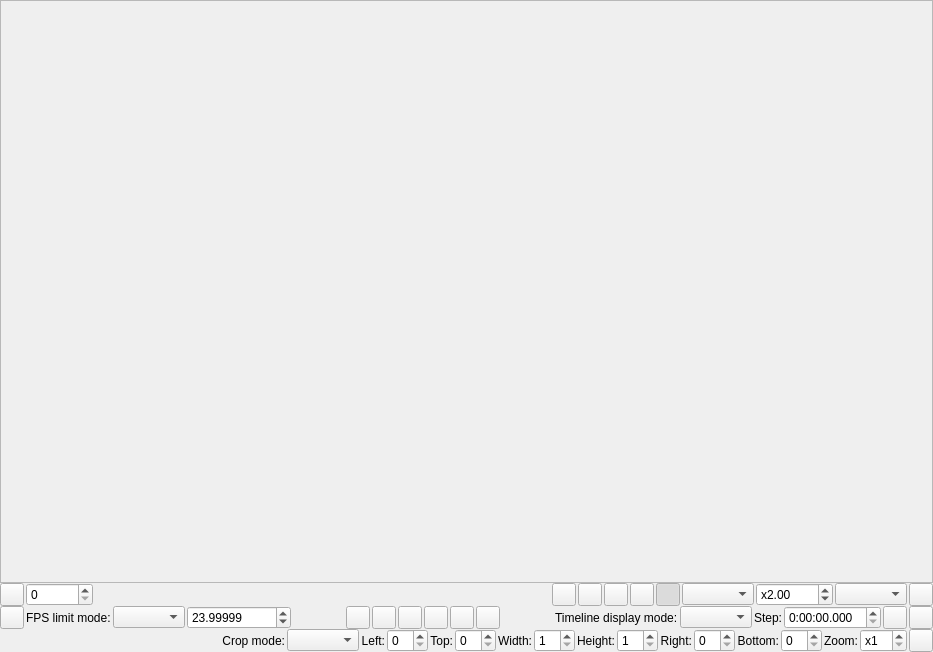
<?xml version="1.0" encoding="UTF-8"?>
<ui version="4.0">
 <class>PreviewDialog</class>
 <widget class="QDialog" name="PreviewDialog">
  <property name="geometry">
   <rect>
    <x>0</x>
    <y>0</y>
    <width>933</width>
    <height>652</height>
   </rect>
  </property>
  <property name="windowTitle">
   <string>Dialog</string>
  </property>
  <layout class="QVBoxLayout" name="mainLayout">
   <property name="spacing">
    <number>0</number>
   </property>
   <property name="leftMargin">
    <number>0</number>
   </property>
   <property name="topMargin">
    <number>0</number>
   </property>
   <property name="rightMargin">
    <number>0</number>
   </property>
   <property name="bottomMargin">
    <number>0</number>
   </property>
   <item>
    <widget class="PreviewArea" name="previewArea">
     <property name="widgetResizable">
      <bool>true</bool>
     </property>
     <property name="alignment">
      <set>Qt::AlignLeading|Qt::AlignLeft|Qt::AlignTop</set>
     </property>
    </widget>
   </item>
   <item>
    <widget class="QWidget" name="toolBar" native="true">
     <property name="sizePolicy">
      <sizepolicy hsizetype="Expanding" vsizetype="Fixed">
       <horstretch>0</horstretch>
       <verstretch>0</verstretch>
      </sizepolicy>
     </property>
     <layout class="QHBoxLayout" name="horizontalLayout">
      <property name="spacing">
       <number>2</number>
      </property>
      <property name="leftMargin">
       <number>0</number>
      </property>
      <property name="topMargin">
       <number>0</number>
      </property>
      <property name="rightMargin">
       <number>0</number>
      </property>
      <property name="bottomMargin">
       <number>0</number>
      </property>
      <item>
       <widget class="QToolButton" name="timeLineCheckButton">
        <property name="toolTip">
         <string>Timeline</string>
        </property>
        <property name="checkable">
         <bool>true</bool>
        </property>
       </widget>
      </item>
      <item>
       <widget class="QSpinBox" name="frameNumberSpinBox">
        <property name="sizePolicy">
         <sizepolicy hsizetype="Minimum" vsizetype="Fixed">
          <horstretch>0</horstretch>
          <verstretch>0</verstretch>
         </sizepolicy>
        </property>
        <property name="keyboardTracking">
         <bool>false</bool>
        </property>
        <property name="maximum">
         <number>999999999</number>
        </property>
       </widget>
      </item>
      <item>
       <widget class="QLabel" name="frameStatusLabel">
        <property name="minimumSize">
         <size>
          <width>16</width>
          <height>0</height>
         </size>
        </property>
        <property name="text">
         <string/>
        </property>
       </widget>
      </item>
      <item>
       <widget class="TimeLineSlider" name="frameNumberSlider" native="true">
        <property name="sizePolicy">
         <sizepolicy hsizetype="Expanding" vsizetype="Preferred">
          <horstretch>0</horstretch>
          <verstretch>0</verstretch>
         </sizepolicy>
        </property>
       </widget>
      </item>
      <item>
       <widget class="QToolButton" name="frameToClipboardButton">
        <property name="toolTip">
         <string>Copy frame to clipboard</string>
        </property>
       </widget>
      </item>
      <item>
       <widget class="QToolButton" name="saveSnapshotButton">
        <property name="toolTip">
         <string>Save snapshot</string>
        </property>
       </widget>
      </item>
      <item>
       <widget class="QToolButton" name="advancedSettingsButton">
        <property name="toolTip">
         <string>Preview Advanced Settings</string>
        </property>
       </widget>
      </item>
      <item>
       <widget class="QToolButton" name="cropCheckButton">
        <property name="toolTip">
         <string>Crop assistant</string>
        </property>
        <property name="checkable">
         <bool>true</bool>
        </property>
       </widget>
      </item>
      <item>
       <widget class="QToolButton" name="zoomCheckButton">
        <property name="toolTip">
         <string>Zoom</string>
        </property>
        <property name="checkable">
         <bool>true</bool>
        </property>
        <property name="checked">
         <bool>true</bool>
        </property>
       </widget>
      </item>
      <item>
       <widget class="QWidget" name="zoomPanel" native="true">
        <layout class="QHBoxLayout" name="horizontalLayout_2">
         <property name="spacing">
          <number>2</number>
         </property>
         <property name="leftMargin">
          <number>0</number>
         </property>
         <property name="topMargin">
          <number>0</number>
         </property>
         <property name="rightMargin">
          <number>0</number>
         </property>
         <property name="bottomMargin">
          <number>0</number>
         </property>
         <item>
          <widget class="QComboBox" name="zoomModeComboBox">
           <property name="sizePolicy">
            <sizepolicy hsizetype="Minimum" vsizetype="Fixed">
             <horstretch>0</horstretch>
             <verstretch>0</verstretch>
            </sizepolicy>
           </property>
          </widget>
         </item>
         <item>
          <widget class="QDoubleSpinBox" name="zoomRatioSpinBox">
           <property name="keyboardTracking">
            <bool>false</bool>
           </property>
           <property name="prefix">
            <string>x</string>
           </property>
           <property name="minimum">
            <double>0.010000000000000</double>
           </property>
           <property name="maximum">
            <double>1024.000000000000000</double>
           </property>
           <property name="value">
            <double>2.000000000000000</double>
           </property>
          </widget>
         </item>
         <item>
          <widget class="QComboBox" name="scaleModeComboBox"/>
         </item>
        </layout>
       </widget>
      </item>
      <item>
       <widget class="QToolButton" name="colorPickerButton">
        <property name="toolTip">
         <string>Color picker</string>
        </property>
        <property name="text">
         <string/>
        </property>
       </widget>
      </item>
     </layout>
     <zorder>colorPickerButton</zorder>
     <zorder>frameNumberSlider</zorder>
     <zorder>frameToClipboardButton</zorder>
     <zorder>saveSnapshotButton</zorder>
     <zorder>advancedSettingsButton</zorder>
     <zorder>cropCheckButton</zorder>
     <zorder>zoomCheckButton</zorder>
     <zorder>zoomPanel</zorder>
     <zorder>timeLineCheckButton</zorder>
     <zorder>frameNumberSpinBox</zorder>
     <zorder>frameStatusLabel</zorder>
    </widget>
   </item>
   <item>
    <widget class="QWidget" name="timeLinePanel" native="true">
     <layout class="QHBoxLayout" name="horizontalLayout_4" stretch="0,0,0,0,1,0,0,0,0,0,0,1,0,0,0,0,0,0">
      <property name="spacing">
       <number>2</number>
      </property>
      <property name="leftMargin">
       <number>0</number>
      </property>
      <property name="topMargin">
       <number>0</number>
      </property>
      <property name="rightMargin">
       <number>0</number>
      </property>
      <property name="bottomMargin">
       <number>0</number>
      </property>
      <item>
       <widget class="QToolButton" name="playButton">
        <property name="text">
         <string/>
        </property>
       </widget>
      </item>
      <item>
       <widget class="QLabel" name="label">
        <property name="text">
         <string>FPS limit mode:</string>
        </property>
       </widget>
      </item>
      <item>
       <widget class="QComboBox" name="playFpsLimitModeComboBox"/>
      </item>
      <item>
       <widget class="QDoubleSpinBox" name="playFpsLimitSpinBox">
        <property name="decimals">
         <number>5</number>
        </property>
        <property name="maximum">
         <double>100000.000000000000000</double>
        </property>
        <property name="value">
         <double>23.999990000000000</double>
        </property>
       </widget>
      </item>
      <item>
       <spacer name="horizontalSpacer_2">
        <property name="orientation">
         <enum>Qt::Horizontal</enum>
        </property>
        <property name="sizeHint" stdset="0">
         <size>
          <width>571</width>
          <height>20</height>
         </size>
        </property>
       </spacer>
      </item>
      <item>
       <widget class="QToolButton" name="goToPreviousBookmarkButton">
        <property name="text">
         <string/>
        </property>
       </widget>
      </item>
      <item>
       <widget class="QToolButton" name="bookmarkCurrentFrameButton"/>
      </item>
      <item>
       <widget class="QToolButton" name="unbookmarkCurrentFrameButton"/>
      </item>
      <item>
       <widget class="QToolButton" name="loadChaptersButton">
        <property name="text">
         <string/>
        </property>
       </widget>
      </item>
      <item>
       <widget class="QToolButton" name="clearBookmarksButton"/>
      </item>
      <item>
       <widget class="QToolButton" name="goToNextBookmarkButton"/>
      </item>
      <item>
       <spacer name="horizontalSpacer_3">
        <property name="orientation">
         <enum>Qt::Horizontal</enum>
        </property>
        <property name="sizeHint" stdset="0">
         <size>
          <width>40</width>
          <height>20</height>
         </size>
        </property>
       </spacer>
      </item>
      <item>
       <widget class="QLabel" name="timeLineModeLabel">
        <property name="text">
         <string>Timeline display mode:</string>
        </property>
        <property name="margin">
         <number>2</number>
        </property>
       </widget>
      </item>
      <item>
       <widget class="QComboBox" name="timeLineModeComboBox">
        <property name="sizePolicy">
         <sizepolicy hsizetype="Minimum" vsizetype="Fixed">
          <horstretch>0</horstretch>
          <verstretch>0</verstretch>
         </sizepolicy>
        </property>
       </widget>
      </item>
      <item>
       <widget class="QLabel" name="stepLabel">
        <property name="text">
         <string>Step:</string>
        </property>
        <property name="margin">
         <number>2</number>
        </property>
       </widget>
      </item>
      <item>
       <widget class="QTimeEdit" name="timeStepEdit">
        <property name="displayFormat">
         <string>H:mm:ss.zzz</string>
        </property>
       </widget>
      </item>
      <item>
       <widget class="QToolButton" name="timeStepBackButton">
        <property name="toolTip">
         <string>Step back</string>
        </property>
       </widget>
      </item>
      <item>
       <widget class="QToolButton" name="timeStepForwardButton">
        <property name="toolTip">
         <string>Step forward</string>
        </property>
       </widget>
      </item>
     </layout>
    </widget>
   </item>
   <item>
    <widget class="QWidget" name="cropPanel" native="true">
     <layout class="QHBoxLayout" name="horizontalLayout_3">
      <property name="spacing">
       <number>2</number>
      </property>
      <property name="leftMargin">
       <number>0</number>
      </property>
      <property name="topMargin">
       <number>0</number>
      </property>
      <property name="rightMargin">
       <number>0</number>
      </property>
      <property name="bottomMargin">
       <number>0</number>
      </property>
      <item>
       <spacer name="horizontalSpacer">
        <property name="orientation">
         <enum>Qt::Horizontal</enum>
        </property>
        <property name="sizeHint" stdset="0">
         <size>
          <width>40</width>
          <height>20</height>
         </size>
        </property>
       </spacer>
      </item>
      <item>
       <widget class="QLabel" name="cropModeLabel">
        <property name="sizePolicy">
         <sizepolicy hsizetype="Preferred" vsizetype="Preferred">
          <horstretch>0</horstretch>
          <verstretch>0</verstretch>
         </sizepolicy>
        </property>
        <property name="text">
         <string>Crop mode:</string>
        </property>
        <property name="alignment">
         <set>Qt::AlignRight|Qt::AlignTrailing|Qt::AlignVCenter</set>
        </property>
        <property name="margin">
         <number>4</number>
        </property>
       </widget>
      </item>
      <item>
       <widget class="QComboBox" name="cropModeComboBox"/>
      </item>
      <item>
       <widget class="QLabel" name="cropLeftLabel">
        <property name="sizePolicy">
         <sizepolicy hsizetype="Preferred" vsizetype="Preferred">
          <horstretch>0</horstretch>
          <verstretch>0</verstretch>
         </sizepolicy>
        </property>
        <property name="text">
         <string>Left:</string>
        </property>
        <property name="alignment">
         <set>Qt::AlignRight|Qt::AlignTrailing|Qt::AlignVCenter</set>
        </property>
        <property name="margin">
         <number>4</number>
        </property>
       </widget>
      </item>
      <item>
       <widget class="QSpinBox" name="cropLeftSpinBox">
        <property name="keyboardTracking">
         <bool>false</bool>
        </property>
       </widget>
      </item>
      <item>
       <widget class="QLabel" name="cropTopLabel">
        <property name="sizePolicy">
         <sizepolicy hsizetype="Preferred" vsizetype="Preferred">
          <horstretch>0</horstretch>
          <verstretch>0</verstretch>
         </sizepolicy>
        </property>
        <property name="text">
         <string>Top:</string>
        </property>
        <property name="alignment">
         <set>Qt::AlignRight|Qt::AlignTrailing|Qt::AlignVCenter</set>
        </property>
        <property name="margin">
         <number>4</number>
        </property>
       </widget>
      </item>
      <item>
       <widget class="QSpinBox" name="cropTopSpinBox">
        <property name="keyboardTracking">
         <bool>false</bool>
        </property>
       </widget>
      </item>
      <item>
       <widget class="QLabel" name="cropWidthLabel">
        <property name="sizePolicy">
         <sizepolicy hsizetype="Preferred" vsizetype="Preferred">
          <horstretch>0</horstretch>
          <verstretch>0</verstretch>
         </sizepolicy>
        </property>
        <property name="text">
         <string>Width:</string>
        </property>
        <property name="alignment">
         <set>Qt::AlignRight|Qt::AlignTrailing|Qt::AlignVCenter</set>
        </property>
        <property name="margin">
         <number>4</number>
        </property>
       </widget>
      </item>
      <item>
       <widget class="QSpinBox" name="cropWidthSpinBox">
        <property name="keyboardTracking">
         <bool>false</bool>
        </property>
        <property name="minimum">
         <number>1</number>
        </property>
       </widget>
      </item>
      <item>
       <widget class="QLabel" name="cropHeightLabel">
        <property name="sizePolicy">
         <sizepolicy hsizetype="Preferred" vsizetype="Preferred">
          <horstretch>0</horstretch>
          <verstretch>0</verstretch>
         </sizepolicy>
        </property>
        <property name="text">
         <string>Height:</string>
        </property>
        <property name="alignment">
         <set>Qt::AlignRight|Qt::AlignTrailing|Qt::AlignVCenter</set>
        </property>
        <property name="margin">
         <number>4</number>
        </property>
       </widget>
      </item>
      <item>
       <widget class="QSpinBox" name="cropHeightSpinBox">
        <property name="keyboardTracking">
         <bool>false</bool>
        </property>
        <property name="minimum">
         <number>1</number>
        </property>
       </widget>
      </item>
      <item>
       <widget class="QLabel" name="cropRightLabel">
        <property name="sizePolicy">
         <sizepolicy hsizetype="Preferred" vsizetype="Preferred">
          <horstretch>0</horstretch>
          <verstretch>0</verstretch>
         </sizepolicy>
        </property>
        <property name="text">
         <string>Right:</string>
        </property>
        <property name="alignment">
         <set>Qt::AlignRight|Qt::AlignTrailing|Qt::AlignVCenter</set>
        </property>
        <property name="margin">
         <number>4</number>
        </property>
       </widget>
      </item>
      <item>
       <widget class="QSpinBox" name="cropRightSpinBox">
        <property name="keyboardTracking">
         <bool>false</bool>
        </property>
       </widget>
      </item>
      <item>
       <widget class="QLabel" name="cropBottomLabel">
        <property name="sizePolicy">
         <sizepolicy hsizetype="Preferred" vsizetype="Preferred">
          <horstretch>0</horstretch>
          <verstretch>0</verstretch>
         </sizepolicy>
        </property>
        <property name="text">
         <string>Bottom:</string>
        </property>
        <property name="alignment">
         <set>Qt::AlignRight|Qt::AlignTrailing|Qt::AlignVCenter</set>
        </property>
        <property name="margin">
         <number>4</number>
        </property>
       </widget>
      </item>
      <item>
       <widget class="QSpinBox" name="cropBottomSpinBox">
        <property name="keyboardTracking">
         <bool>false</bool>
        </property>
       </widget>
      </item>
      <item>
       <widget class="QLabel" name="cropZoomLabel">
        <property name="sizePolicy">
         <sizepolicy hsizetype="Preferred" vsizetype="Preferred">
          <horstretch>0</horstretch>
          <verstretch>0</verstretch>
         </sizepolicy>
        </property>
        <property name="text">
         <string>Zoom:</string>
        </property>
        <property name="alignment">
         <set>Qt::AlignRight|Qt::AlignTrailing|Qt::AlignVCenter</set>
        </property>
        <property name="margin">
         <number>4</number>
        </property>
       </widget>
      </item>
      <item>
       <widget class="QSpinBox" name="cropZoomRatioSpinBox">
        <property name="keyboardTracking">
         <bool>false</bool>
        </property>
        <property name="prefix">
         <string>x</string>
        </property>
        <property name="minimum">
         <number>1</number>
        </property>
       </widget>
      </item>
      <item>
       <widget class="QToolButton" name="cropPasteToScriptButton">
        <property name="toolTip">
         <string>Paste into script</string>
        </property>
       </widget>
      </item>
     </layout>
    </widget>
   </item>
  </layout>
  <zorder>toolBar</zorder>
  <zorder>previewArea</zorder>
  <zorder>cropPanel</zorder>
  <zorder>timeLinePanel</zorder>
 </widget>
 <customwidgets>
  <customwidget>
   <class>PreviewArea</class>
   <extends>QScrollArea</extends>
   <header>../../src/preview/preview_area.h</header>
   <container>1</container>
  </customwidget>
  <customwidget>
   <class>TimeLineSlider</class>
   <extends>QWidget</extends>
   <header>../../common-src/timeline_slider/timeline_slider.h</header>
   <container>1</container>
  </customwidget>
 </customwidgets>
 <resources/>
 <connections/>
</ui>
